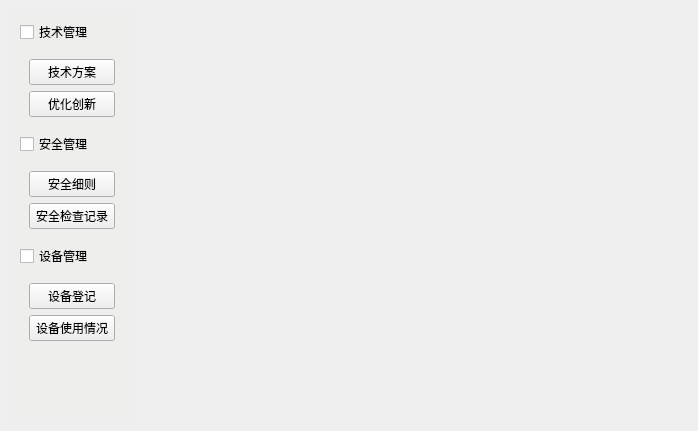
<?xml version="1.0" encoding="UTF-8"?>
<ui version="4.0">
 <class>Data_center</class>
 <widget class="QWidget" name="Data_center">
  <property name="geometry">
   <rect>
    <x>0</x>
    <y>0</y>
    <width>698</width>
    <height>431</height>
   </rect>
  </property>
  <property name="windowTitle">
   <string>Form</string>
  </property>
  <layout class="QHBoxLayout" name="horizontalLayout" stretch="2,9">
   <item>
    <widget class="QWidget" name="panel" native="true">
     <property name="styleSheet">
      <string notr="true">#panel {
background-color: rgb(238, 238, 236);
}

</string>
     </property>
     <layout class="QVBoxLayout" name="verticalLayout_6">
      <item>
       <widget class="QCheckBox" name="checkBox_2">
        <property name="styleSheet">
         <string notr="true"/>
        </property>
        <property name="text">
         <string>技术管理</string>
        </property>
       </widget>
      </item>
      <item>
       <widget class="QWidget" name="widget_2" native="true">
        <property name="minimumSize">
         <size>
          <width>0</width>
          <height>50</height>
         </size>
        </property>
        <property name="styleSheet">
         <string notr="true">#widget_2{
background-color: rgb(238, 238, 236);
}</string>
        </property>
        <layout class="QVBoxLayout" name="verticalLayout_8">
         <item>
          <widget class="QPushButton" name="pro_plan">
           <property name="styleSheet">
            <string notr="true">/*background-color: #455364;
  border-bottom: 2px solid #455364;*/</string>
           </property>
           <property name="text">
            <string>技术方案</string>
           </property>
          </widget>
         </item>
         <item>
          <widget class="QPushButton" name="Innovation">
           <property name="text">
            <string>优化创新</string>
           </property>
          </widget>
         </item>
        </layout>
       </widget>
      </item>
      <item>
       <widget class="QCheckBox" name="checkBox_3">
        <property name="styleSheet">
         <string notr="true"/>
        </property>
        <property name="text">
         <string>安全管理</string>
        </property>
       </widget>
      </item>
      <item>
       <widget class="QWidget" name="widget_3" native="true">
        <property name="minimumSize">
         <size>
          <width>0</width>
          <height>50</height>
         </size>
        </property>
        <property name="styleSheet">
         <string notr="true">#widget_3{
background-color: rgb(238, 238, 236);
}</string>
        </property>
        <layout class="QVBoxLayout" name="verticalLayout_9">
         <item>
          <widget class="QPushButton" name="safe_rules">
           <property name="text">
            <string>安全细则</string>
           </property>
          </widget>
         </item>
         <item>
          <widget class="QPushButton" name="safe_logs">
           <property name="text">
            <string>安全检查记录</string>
           </property>
          </widget>
         </item>
        </layout>
       </widget>
      </item>
      <item>
       <widget class="QCheckBox" name="checkBox">
        <property name="styleSheet">
         <string notr="true"/>
        </property>
        <property name="text">
         <string>设备管理</string>
        </property>
       </widget>
      </item>
      <item>
       <widget class="QWidget" name="widget" native="true">
        <property name="minimumSize">
         <size>
          <width>0</width>
          <height>50</height>
         </size>
        </property>
        <property name="styleSheet">
         <string notr="true">#widget{
background-color: rgb(238, 238, 236);
}</string>
        </property>
        <layout class="QVBoxLayout" name="verticalLayout_7">
         <item>
          <widget class="QPushButton" name="signup">
           <property name="text">
            <string>设备登记</string>
           </property>
          </widget>
         </item>
         <item>
          <widget class="QPushButton" name="logs">
           <property name="text">
            <string>设备使用情况</string>
           </property>
          </widget>
         </item>
        </layout>
       </widget>
      </item>
      <item>
       <spacer name="verticalSpacer_4">
        <property name="orientation">
         <enum>Qt::Vertical</enum>
        </property>
        <property name="sizeHint" stdset="0">
         <size>
          <width>20</width>
          <height>40</height>
         </size>
        </property>
       </spacer>
      </item>
     </layout>
    </widget>
   </item>
   <item>
    <widget class="QStackedWidget" name="stackedWidget">
     <property name="currentIndex">
      <number>0</number>
     </property>
     <widget class="QWidget" name="page_plan"/>
     <widget class="QWidget" name="page_update"/>
     <widget class="QWidget" name="page_real"/>
    </widget>
   </item>
  </layout>
 </widget>
 <resources/>
 <connections/>
</ui>
